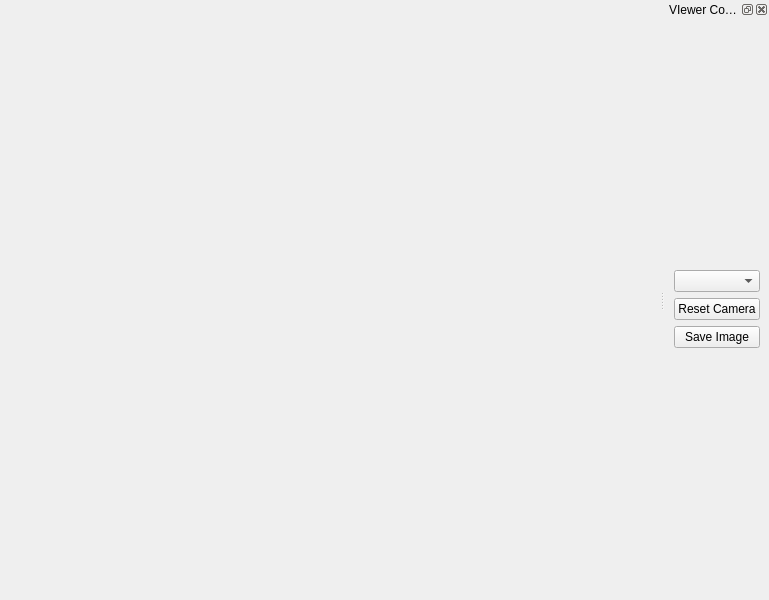
<?xml version="1.0" encoding="UTF-8"?>
<ui version="4.0">
 <class>MainWindow</class>
 <widget class="QMainWindow" name="MainWindow">
  <property name="geometry">
   <rect>
    <x>0</x>
    <y>0</y>
    <width>769</width>
    <height>600</height>
   </rect>
  </property>
  <property name="windowTitle">
   <string>Embed USD Viewer</string>
  </property>
  <widget class="QWidget" name="centralwidget">
   <layout class="QGridLayout" name="gridLayout">
    <property name="leftMargin">
     <number>0</number>
    </property>
    <property name="topMargin">
     <number>0</number>
    </property>
    <property name="rightMargin">
     <number>0</number>
    </property>
    <property name="bottomMargin">
     <number>0</number>
    </property>
    <item row="0" column="1">
     <layout class="QHBoxLayout" name="main_layout"/>
    </item>
   </layout>
  </widget>
  <widget class="QMenuBar" name="menubar">
   <property name="geometry">
    <rect>
     <x>0</x>
     <y>0</y>
     <width>769</width>
     <height>43</height>
    </rect>
   </property>
   <property name="defaultUp">
    <bool>true</bool>
   </property>
  </widget>
  <widget class="QDockWidget" name="dockWidget">
   <property name="windowTitle">
    <string>VIewer Contorols</string>
   </property>
   <attribute name="dockWidgetArea">
    <number>2</number>
   </attribute>
   <widget class="QWidget" name="dockWidgetContents">
    <layout class="QGridLayout" name="gridLayout_2">
     <item row="0" column="0">
      <layout class="QVBoxLayout" name="contorol_vertical_layout">
       <item>
        <widget class="QComboBox" name="aovs_combobox">
         <property name="editable">
          <bool>false</bool>
         </property>
        </widget>
       </item>
       <item>
        <widget class="QPushButton" name="reset_camera_button">
         <property name="text">
          <string>Reset Camera</string>
         </property>
        </widget>
       </item>
       <item>
        <widget class="QPushButton" name="save_image_button">
         <property name="text">
          <string>Save Image</string>
         </property>
        </widget>
       </item>
      </layout>
     </item>
    </layout>
   </widget>
  </widget>
  <action name="actiontest">
   <property name="text">
    <string>test</string>
   </property>
  </action>
  <action name="actiondddd">
   <property name="text">
    <string>dddd</string>
   </property>
  </action>
 </widget>
 <resources/>
 <connections/>
</ui>
